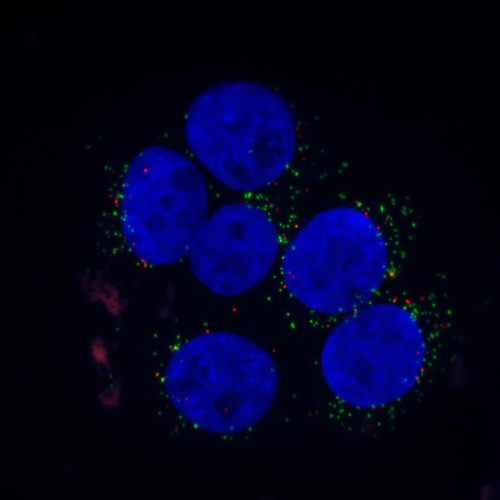
%> input picture lab5files/C9minpeps2.bmp, 1000 x 1000 px (shown at 1/2 size)
$ octave SegmentCellsPrel.m   (GNU Octave 9; MATLAB toolbox functions it lacks are replaced by stand-ins)
%> lines starting %> are read from the running program, lines starting %| are printed output that depends on the picture; in (x1, y1, x2, y2) boxes, pixels count from 0 and x2, y2 are one past the last pixel; in counts of white or black regions, pixels touching at a corner belong together; the program's own positions count from 1
### lab5files/mid_way.m
function outT = mid_way(histo, startT)
% Calculates a threshold value from a histogram using the mid-way method.
%
% histo: A 1D array histogram.
% The histogram bins must correspond to gray value 0, 1, 2,...
% startT: start threshold
% outT: the calculated threshold (integer)
%
% Programmed by Maria Magnusson 2018-08

num = length(histo);
t0 = floor(startT);
t1 = t0+2;

% Calculate the threshold
%------------------------
while abs(t0-t1) > 0.5

  t0 = t1;

  % Calculate mean for the lower part of the histogram
  %---------------------------------------------------
  lowersum1 = sum(histo(1:t0+1).*[0:t0]);
  lowersum2 = sum(histo(1:t0+1));

  % [5 lines of commented-out code are left out]

  if lowersum2 ~= 0
    mean0 = lowersum1/lowersum2;
  else
    error('Cannot calculate new threshold');
  end;

  % Calculate mean for the upper part of the histogram
  %---------------------------------------------------
  uppersum1 = sum(histo(t0+2:num).*[t0+1:num-1]);
  uppersum2 = sum(histo(t0+2:num));
  if uppersum2 ~= 0
    mean1 = uppersum1/uppersum2;
  else
    error('Cannot calculate new threshold');
  end;

  % Calculate new threshold
  %------------------------
  t1 = floor((mean0+mean1)/2);

end;

outT = t1;

### lab5files/SegmentCellsPrel.m
% ################################
% Cell segmentation, preliminary
% ################################
% Read a color image
% ==================
im1 = double(imread('C9minpeps2.bmp'));
figure(1), imshow(im1/255);
title('Original color image');
% Look at the three colour components RGB
% =======================================
im1r=im1(:,:,1); im1g=im1(:,:,2); im1b=im1(:,:,3);
%> after `im1r=im1(:,:,1)`:
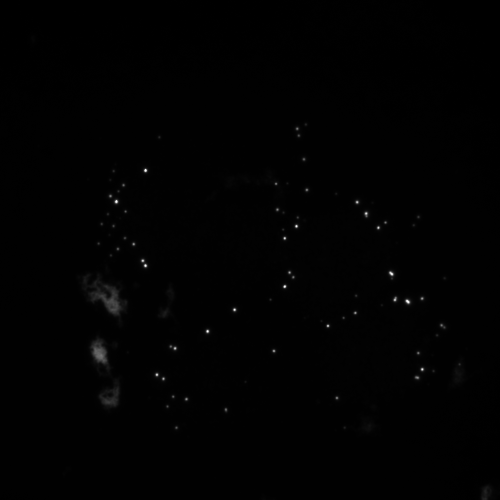
%> im1r: size 1000x1000 double (shown at 1/2 size); min 0, max 255, mean 1.5
%> after `im1g=im1(:,:,2)`:
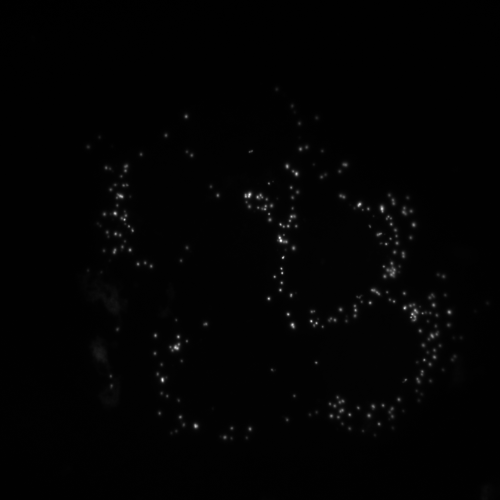
%> im1g: size 1000x1000 double (shown at 1/2 size); min 0, max 255, mean 2.8
%> after `im1b=im1(:,:,3)`:
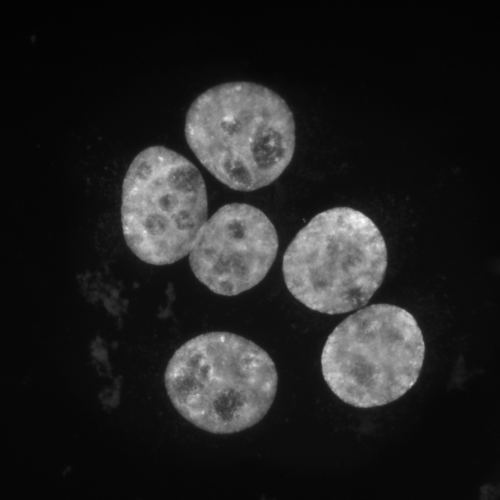
%> im1b: size 1000x1000 double (shown at 1/2 size); min 0, max 255, mean 34.3
im1bSmall = im1(200:800,200:800,3);
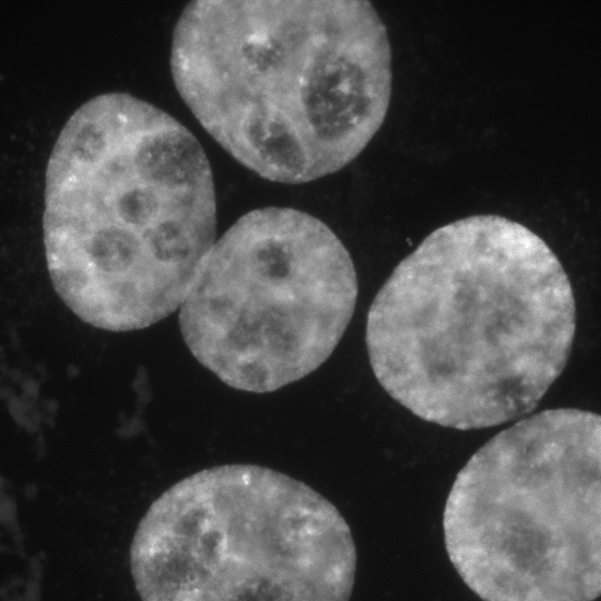
%> im1bSmall: size 601x601 double; min 4, max 255, mean 73.1
figure(2), imagesc(im1r,[0 255]), axis image, colormap(gray), colorbar;
title('Red image');
figure(3), imagesc(im1g,[0 255]), axis image, colormap(gray), colorbar;
title('Green image');
figure(4), imagesc(im1b,[0 255]), axis image, colormap(gray), colorbar;
title('Blue image');
% Compute histogram of central part of the blue image
% ===================================================
histo = hist(im1bSmall(:),[0:255]);
%> histo = 256 values, max 15550 at index 16, min 0 at index 1, mean 1410.9
tresh_T = mid_way(histo, 70);
%> the loop in mid_way, `while abs(t0-t1) > 0.5` made 3 passes
%> (t0, lowersum1, lowersum2, mean0, uppersum1, uppersum2, mean1, t1) on passes 2 to 3: (75, 3629003, 190573, 19.04, 22773248, 170628, 133.5, 76), (76, 3661987, 191007, 19.17, 22740264, 170194, 133.6, 76)
%> (lowersum1, lowersum2, mean0, uppersum1, uppersum2, mean1, t1) on pass 1: (3542774, 189408, 18.7, 22859477, 171793, 133.1, 75)
%> in mid_way, `outT = t1;`: outT = 76
%> tresh_T = 76
figure(5), stem(histo);
%> after `stem(histo)`:
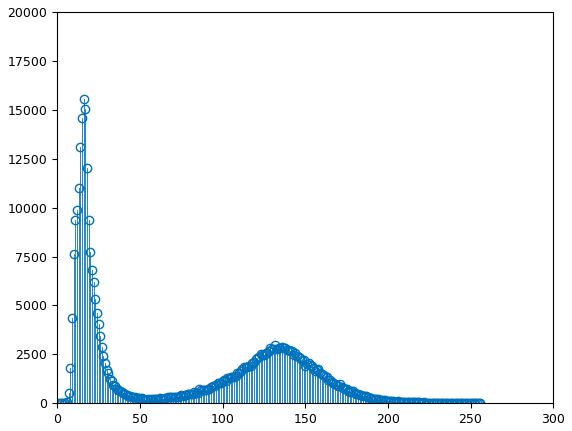
%> figure redrawn from the program's plot data; highest point at x = 16, y = 15550

% Perform thresholding
% ====================
im1bT = im1b > tresh_T; %42;
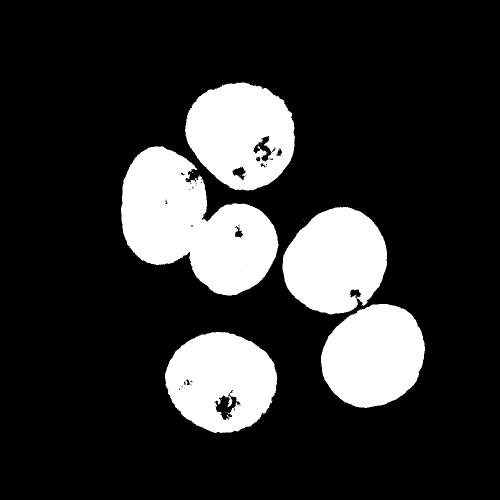
%> im1bT: size 1000x1000 logical (shown at 1/2 size); 19% white; 24 white regions (19 under 20 px), largest, box (x1, y1, x2, y2) and area: (242, 293, 557, 591) 55204, (370, 165, 590, 382) 34748, (565, 414, 774, 629) 33569, (330, 664, 555, 866) 33194, (642, 608, 850, 816) 32968
figure(6), imagesc(im1bT), axis image, colormap(gray), colorbar;
title('After thresholding');
% Perform opening
% ===============
SE4 = [0 1 0;
1 1 1;
0 1 0];
SE8 = [1 1 1;
1 1 1;
1 1 1];

tmp = im1bT;
tmp = bwareaopen(tmp, 5);

tmp = imdilate(tmp,SE4);
%> tmp: size 1000x1000 logical; 19.4% white; 5 white regions, box (x1, y1, x2, y2) and area: (241, 292, 558, 592) 56452, (369, 164, 591, 383) 35827, (564, 413, 775, 630) 34273, (329, 663, 556, 867) 34207, (641, 607, 851, 817) 33565
tmp = imdilate(tmp,SE8);
%> tmp: size 1000x1000 logical; 20% white; 4 white regions, box (x1, y1, x2, y2) and area: (563, 412, 852, 818) 69675, (240, 291, 559, 593) 58038, (368, 163, 592, 384) 37197, (328, 662, 557, 868) 35464
tmp = imdilate(tmp,SE4);
%> tmp: size 1000x1000 logical; 20.4% white; 4 white regions, box (x1, y1, x2, y2) and area: (562, 411, 853, 819) 70943, (239, 290, 560, 594) 59105, (367, 162, 593, 385) 38040, (327, 661, 558, 869) 36246
tmp = imdilate(tmp,SE8);
%> tmp: size 1000x1000 logical; 21% white; 4 white regions, box (x1, y1, x2, y2) and area: (561, 410, 854, 820) 72701, (238, 289, 561, 595) 60572, (366, 161, 594, 386) 39142, (326, 660, 559, 870) 37306
tmp = imdilate(tmp,SE4);
%> tmp: size 1000x1000 logical; 21.3% white; 4 white regions, box (x1, y1, x2, y2) and area: (560, 409, 855, 821) 73867, (237, 288, 562, 596) 61601, (365, 160, 595, 387) 39848, (325, 659, 560, 871) 38022

tmp = imdilate(tmp,SE4);
%> tmp: size 1000x1000 logical; 21.7% white; 4 white regions, box (x1, y1, x2, y2) and area: (559, 408, 856, 822) 75003, (236, 287, 563, 597) 62616, (364, 159, 596, 388) 40519, (324, 658, 561, 872) 38725
tmp = imdilate(tmp,SE4);
%> tmp: size 1000x1000 logical; 22% white; 2 white regions, box (x1, y1, x2, y2) and area: (235, 158, 857, 823) 180936, (323, 657, 562, 873) 39413
tmp = imdilate(tmp,SE4);
%> tmp: size 1000x1000 logical; 22.4% white; 2 white regions, box (x1, y1, x2, y2) and area: (234, 157, 858, 824) 183683, (322, 656, 563, 874) 40093
tmp = imdilate(tmp,SE4);
%> tmp: size 1000x1000 logical; 22.7% white; 2 white regions, box (x1, y1, x2, y2) and area: (233, 156, 859, 825) 186360, (321, 655, 564, 875) 40751
tmp = imdilate(tmp,SE4);
%> tmp: size 1000x1000 logical; 23% white; 2 white regions, box (x1, y1, x2, y2) and area: (232, 155, 860, 826) 189002, (320, 654, 565, 876) 41406

tmp = imerode(tmp, SE8);
%> tmp: size 1000x1000 logical; 22.6% white; 2 white regions, box (x1, y1, x2, y2) and area: (233, 156, 859, 825) 185234, (321, 655, 564, 875) 40470
tmp = imerode(tmp, SE4);
%> tmp: size 1000x1000 logical; 22.2% white; 2 white regions, box (x1, y1, x2, y2) and area: (234, 157, 858, 824) 182627, (322, 656, 563, 874) 39834
tmp = imerode(tmp, SE8);
%> tmp: size 1000x1000 logical; 21.8% white; 2 white regions, box (x1, y1, x2, y2) and area: (235, 158, 857, 823) 178875, (323, 657, 562, 873) 38914
tmp = imerode(tmp, SE4);
%> tmp: size 1000x1000 logical; 21.5% white; 2 white regions, box (x1, y1, x2, y2) and area: (236, 159, 856, 822) 176280, (324, 658, 561, 872) 38290
tmp = imerode(tmp, SE8);
%> tmp: size 1000x1000 logical; 21% white; 2 white regions, box (x1, y1, x2, y2) and area: (237, 160, 855, 821) 172547, (325, 659, 559, 871) 37388
tmp = imerode(tmp, SE4);
%> tmp: size 1000x1000 logical; 20.7% white; 2 white regions, box (x1, y1, x2, y2) and area: (238, 161, 854, 820) 169964, (326, 660, 558, 870) 36776

tmp = imerode(tmp, SE8);
%> tmp: size 1000x1000 logical; 20.2% white; 2 white regions, box (x1, y1, x2, y2) and area: (239, 162, 853, 819) 166250, (327, 661, 557, 869) 35893
tmp = imerode(tmp, SE4);
%> tmp: size 1000x1000 logical; 19.9% white; 2 white regions, box (x1, y1, x2, y2) and area: (240, 163, 852, 818) 163679, (328, 662, 556, 868) 35293
tmp = imerode(tmp, SE8);
%> tmp: size 1000x1000 logical; 19.4% white; 2 white regions, box (x1, y1, x2, y2) and area: (241, 164, 851, 816) 159989, (329, 663, 555, 867) 34429
tmp = imerode(tmp, SE4);
%> tmp: size 1000x1000 logical; 19.1% white; 2 white regions, box (x1, y1, x2, y2) and area: (242, 165, 850, 815) 157430, (330, 664, 554, 866) 33841
tmp = imerode(tmp, SE8);
%> tmp: size 1000x1000 logical; 18.7% white; 2 white regions, box (x1, y1, x2, y2) and area: (243, 166, 849, 814) 153760, (331, 665, 553, 865) 32993
tmp = imerode(tmp, SE4);
%> tmp: size 1000x1000 logical; 18.4% white; 2 white regions, box (x1, y1, x2, y2) and area: (244, 167, 848, 813) 151213, (332, 666, 552, 864) 32417
tmp = imerode(tmp, SE8);
%> tmp: size 1000x1000 logical; 17.9% white; 2 white regions, box (x1, y1, x2, y2) and area: (245, 168, 846, 812) 147560, (333, 667, 551, 862) 31586
tmp = imerode(tmp, SE4);
%> tmp: size 1000x1000 logical; 17.6% white; 2 white regions, box (x1, y1, x2, y2) and area: (246, 169, 845, 811) 145025, (334, 668, 550, 861) 31022
tmp = imerode(tmp, SE4);
%> tmp: size 1000x1000 logical; 17.3% white; 2 white regions, box (x1, y1, x2, y2) and area: (247, 170, 844, 810) 142494, (335, 669, 549, 860) 30462
tmp = imerode(tmp, SE4);
%> tmp: size 1000x1000 logical; 17% white; 2 white regions, box (x1, y1, x2, y2) and area: (248, 171, 843, 809) 139967, (336, 670, 548, 859) 29906
tmp = imerode(tmp, SE4);
%> tmp: size 1000x1000 logical; 16.7% white; 2 white regions, box (x1, y1, x2, y2) and area: (249, 172, 842, 808) 137448, (337, 671, 547, 858) 29356
tmp = imerode(tmp, SE4);
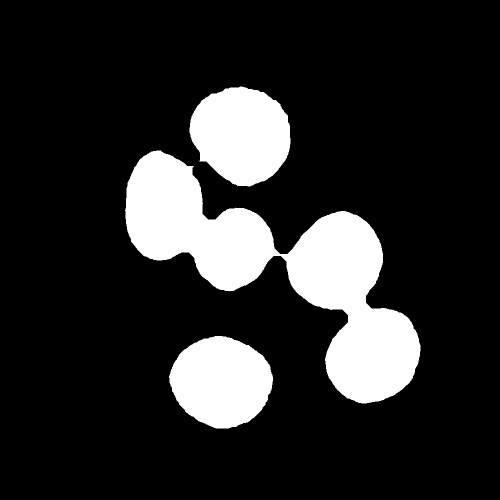
%> tmp: size 1000x1000 logical (shown at 1/2 size); 16.4% white; 3 white regions, box (x1, y1, x2, y2) and area: (250, 301, 841, 807) 104540, (379, 173, 581, 373) 30393, (338, 672, 546, 857) 28811

% [11 lines of commented-out code are left out]
im1bTmorph  = tmp;
figure(7), imagesc(im1bTmorph), axis image, colormap(gray), colorbar;
title('After morphological processing');
